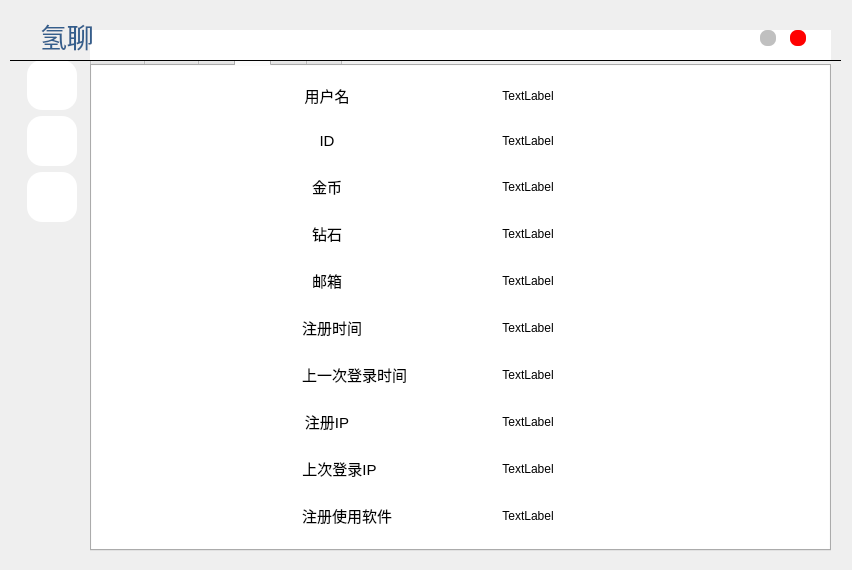
<?xml version="1.0" encoding="UTF-8"?>
<ui version="4.0">
 <class>tellroom_2</class>
 <widget class="QMainWindow" name="tellroom_2">
  <property name="geometry">
   <rect>
    <x>0</x>
    <y>0</y>
    <width>852</width>
    <height>570</height>
   </rect>
  </property>
  <property name="sizePolicy">
   <sizepolicy hsizetype="Fixed" vsizetype="Fixed">
    <horstretch>0</horstretch>
    <verstretch>0</verstretch>
   </sizepolicy>
  </property>
  <property name="windowTitle">
   <string>MainWindow</string>
  </property>
  <widget class="QWidget" name="centralwidget">
   <widget class="QLabel" name="label_2">
    <property name="geometry">
     <rect>
      <x>9</x>
      <y>9</y>
      <width>831</width>
      <height>551</height>
     </rect>
    </property>
    <property name="text">
     <string/>
    </property>
    <property name="pixmap">
     <pixmap>../library/imgs/main/bg.png</pixmap>
    </property>
    <property name="scaledContents">
     <bool>true</bool>
    </property>
   </widget>
   <widget class="QPushButton" name="pushButton_5">
    <property name="geometry">
     <rect>
      <x>760</x>
      <y>30</y>
      <width>16</width>
      <height>16</height>
     </rect>
    </property>
    <property name="font">
     <font>
      <family>微软雅黑</family>
      <pointsize>10</pointsize>
     </font>
    </property>
    <property name="styleSheet">
     <string notr="true">QPushButton{
    color:White;
    border-radius: 7px;
    font-family:微软雅黑;
    background:#C0C0C0;
    border:7px;
}
QPushButton:hover{
    background:#A8A8A8;
}
QPushButton:pressed{
    background:#A8A8A8;
}</string>
    </property>
    <property name="text">
     <string/>
    </property>
    <property name="iconSize">
     <size>
      <width>32</width>
      <height>32</height>
     </size>
    </property>
    <property name="checkable">
     <bool>false</bool>
    </property>
    <property name="autoRepeat">
     <bool>false</bool>
    </property>
    <property name="autoExclusive">
     <bool>false</bool>
    </property>
   </widget>
   <widget class="QPushButton" name="pushButton_4">
    <property name="geometry">
     <rect>
      <x>790</x>
      <y>30</y>
      <width>16</width>
      <height>16</height>
     </rect>
    </property>
    <property name="font">
     <font>
      <family>微软雅黑</family>
      <pointsize>10</pointsize>
     </font>
    </property>
    <property name="styleSheet">
     <string notr="true">QPushButton{
    color:White;
    border-radius: 7px;
    font-family:微软雅黑;
    background:#FF0000;
    border:7px;
}
QPushButton:hover{
    background:#BC1717;
}
QPushButton:pressed{
    background:#BC1717;
}</string>
    </property>
    <property name="text">
     <string/>
    </property>
    <property name="iconSize">
     <size>
      <width>32</width>
      <height>32</height>
     </size>
    </property>
    <property name="checkable">
     <bool>false</bool>
    </property>
    <property name="autoRepeat">
     <bool>false</bool>
    </property>
    <property name="autoExclusive">
     <bool>false</bool>
    </property>
   </widget>
   <widget class="QWidget" name="gridLayoutWidget">
    <property name="geometry">
     <rect>
      <x>20</x>
      <y>60</y>
      <width>64</width>
      <height>491</height>
     </rect>
    </property>
    <layout class="QGridLayout" name="gridLayout">
     <item row="4" column="1">
      <spacer name="verticalSpacer">
       <property name="orientation">
        <enum>Qt::Vertical</enum>
       </property>
       <property name="sizeHint" stdset="0">
        <size>
         <width>20</width>
         <height>40</height>
        </size>
       </property>
      </spacer>
     </item>
     <item row="0" column="1">
      <widget class="QPushButton" name="pushButton">
       <property name="sizePolicy">
        <sizepolicy hsizetype="Fixed" vsizetype="Fixed">
         <horstretch>0</horstretch>
         <verstretch>0</verstretch>
        </sizepolicy>
       </property>
       <property name="minimumSize">
        <size>
         <width>50</width>
         <height>50</height>
        </size>
       </property>
       <property name="maximumSize">
        <size>
         <width>50</width>
         <height>50</height>
        </size>
       </property>
       <property name="styleSheet">
        <string notr="true">QPushButton{
    color:White;
    border-radius: 15px;
    font-family:微软雅黑;
    background:#FFFFFF;
    border:15px;
}
QPushButton:hover{
    background:#F0F0F0;
}
QPushButton:pressed{
    background:#F0F0F0;
}</string>
       </property>
       <property name="text">
        <string/>
       </property>
       <property name="icon">
        <iconset>
         <normaloff>../library/imgs/main/2.png</normaloff>../library/imgs/main/2.png</iconset>
       </property>
       <property name="iconSize">
        <size>
         <width>32</width>
         <height>32</height>
        </size>
       </property>
      </widget>
     </item>
     <item row="0" column="2">
      <spacer name="horizontalSpacer_2">
       <property name="orientation">
        <enum>Qt::Horizontal</enum>
       </property>
       <property name="sizeHint" stdset="0">
        <size>
         <width>40</width>
         <height>20</height>
        </size>
       </property>
      </spacer>
     </item>
     <item row="0" column="0">
      <spacer name="horizontalSpacer">
       <property name="orientation">
        <enum>Qt::Horizontal</enum>
       </property>
       <property name="sizeHint" stdset="0">
        <size>
         <width>40</width>
         <height>20</height>
        </size>
       </property>
      </spacer>
     </item>
     <item row="2" column="1">
      <widget class="QPushButton" name="pushButton_2">
       <property name="sizePolicy">
        <sizepolicy hsizetype="Fixed" vsizetype="Fixed">
         <horstretch>0</horstretch>
         <verstretch>0</verstretch>
        </sizepolicy>
       </property>
       <property name="minimumSize">
        <size>
         <width>50</width>
         <height>50</height>
        </size>
       </property>
       <property name="maximumSize">
        <size>
         <width>50</width>
         <height>50</height>
        </size>
       </property>
       <property name="styleSheet">
        <string notr="true">QPushButton{
    color:White;
    border-radius: 15px;
    font-family:微软雅黑;
    background:#FFFFFF;
    border:15px;
}
QPushButton:hover{
    background:#F0F0F0;
}
QPushButton:pressed{
    background:#F0F0F0;
}</string>
       </property>
       <property name="text">
        <string/>
       </property>
       <property name="icon">
        <iconset>
         <normaloff>../library/imgs/main/1.png</normaloff>../library/imgs/main/1.png</iconset>
       </property>
       <property name="iconSize">
        <size>
         <width>48</width>
         <height>48</height>
        </size>
       </property>
      </widget>
     </item>
     <item row="3" column="1">
      <widget class="QPushButton" name="pushButton_3">
       <property name="sizePolicy">
        <sizepolicy hsizetype="Fixed" vsizetype="Fixed">
         <horstretch>0</horstretch>
         <verstretch>0</verstretch>
        </sizepolicy>
       </property>
       <property name="minimumSize">
        <size>
         <width>50</width>
         <height>50</height>
        </size>
       </property>
       <property name="maximumSize">
        <size>
         <width>50</width>
         <height>50</height>
        </size>
       </property>
       <property name="styleSheet">
        <string notr="true">QPushButton{
    color:White;
    border-radius: 15px;
    font-family:微软雅黑;
    background:#FFFFFF;
    border:15px;
}
QPushButton:hover{
    background:#F0F0F0;
}
QPushButton:pressed{
    background:#F0F0F0;
}</string>
       </property>
       <property name="text">
        <string/>
       </property>
       <property name="icon">
        <iconset>
         <normaloff>../library/imgs/main/user.png</normaloff>../library/imgs/main/user.png</iconset>
       </property>
       <property name="iconSize">
        <size>
         <width>40</width>
         <height>40</height>
        </size>
       </property>
      </widget>
     </item>
    </layout>
   </widget>
   <widget class="QTabWidget" name="tabWidget">
    <property name="geometry">
     <rect>
      <x>90</x>
      <y>40</y>
      <width>741</width>
      <height>511</height>
     </rect>
    </property>
    <property name="styleSheet">
     <string notr="true"/>
    </property>
    <property name="tabPosition">
     <enum>QTabWidget::North</enum>
    </property>
    <property name="currentIndex">
     <number>3</number>
    </property>
    <property name="elideMode">
     <enum>Qt::ElideNone</enum>
    </property>
    <property name="usesScrollButtons">
     <bool>true</bool>
    </property>
    <widget class="QWidget" name="tab">
     <property name="styleSheet">
      <string notr="true">background:#FFFFFF</string>
     </property>
     <attribute name="title">
      <string>Tab 1</string>
     </attribute>
     <widget class="QWidget" name="gridLayoutWidget_2">
      <property name="geometry">
       <rect>
        <x>-1</x>
        <y>-1</y>
        <width>741</width>
        <height>491</height>
       </rect>
      </property>
      <layout class="QGridLayout" name="gridLayout_2">
       <item row="0" column="2">
        <spacer name="verticalSpacer_11">
         <property name="orientation">
          <enum>Qt::Vertical</enum>
         </property>
         <property name="sizeHint" stdset="0">
          <size>
           <width>20</width>
           <height>40</height>
          </size>
         </property>
        </spacer>
       </item>
       <item row="1" column="0">
        <spacer name="horizontalSpacer_4">
         <property name="orientation">
          <enum>Qt::Horizontal</enum>
         </property>
         <property name="sizeHint" stdset="0">
          <size>
           <width>40</width>
           <height>20</height>
          </size>
         </property>
        </spacer>
       </item>
       <item row="1" column="2">
        <spacer name="horizontalSpacer_3">
         <property name="orientation">
          <enum>Qt::Horizontal</enum>
         </property>
         <property name="sizeHint" stdset="0">
          <size>
           <width>40</width>
           <height>20</height>
          </size>
         </property>
        </spacer>
       </item>
       <item row="2" column="2">
        <spacer name="verticalSpacer_10">
         <property name="orientation">
          <enum>Qt::Vertical</enum>
         </property>
         <property name="sizeHint" stdset="0">
          <size>
           <width>20</width>
           <height>40</height>
          </size>
         </property>
        </spacer>
       </item>
       <item row="1" column="1">
        <widget class="QGroupBox" name="groupBox">
         <property name="sizePolicy">
          <sizepolicy hsizetype="Fixed" vsizetype="Fixed">
           <horstretch>0</horstretch>
           <verstretch>0</verstretch>
          </sizepolicy>
         </property>
         <property name="minimumSize">
          <size>
           <width>190</width>
           <height>200</height>
          </size>
         </property>
         <property name="maximumSize">
          <size>
           <width>190</width>
           <height>200</height>
          </size>
         </property>
         <property name="title">
          <string/>
         </property>
         <property name="alignment">
          <set>Qt::AlignCenter</set>
         </property>
         <widget class="QLabel" name="label_6">
          <property name="geometry">
           <rect>
            <x>60</x>
            <y>20</y>
            <width>70</width>
            <height>70</height>
           </rect>
          </property>
          <property name="sizePolicy">
           <sizepolicy hsizetype="Fixed" vsizetype="Fixed">
            <horstretch>0</horstretch>
            <verstretch>0</verstretch>
           </sizepolicy>
          </property>
          <property name="minimumSize">
           <size>
            <width>70</width>
            <height>70</height>
           </size>
          </property>
          <property name="maximumSize">
           <size>
            <width>70</width>
            <height>70</height>
           </size>
          </property>
          <property name="text">
           <string/>
          </property>
          <property name="pixmap">
           <pixmap>../library/imgs/image.png</pixmap>
          </property>
          <property name="scaledContents">
           <bool>true</bool>
          </property>
         </widget>
         <widget class="QLabel" name="label_5">
          <property name="geometry">
           <rect>
            <x>10</x>
            <y>90</y>
            <width>171</width>
            <height>101</height>
           </rect>
          </property>
          <property name="text">
           <string>@氢冷团队2021

曲奇Onfree
皓
ad973
Lovely简世</string>
          </property>
          <property name="alignment">
           <set>Qt::AlignCenter</set>
          </property>
         </widget>
        </widget>
       </item>
      </layout>
     </widget>
    </widget>
    <widget class="QWidget" name="tab_2">
     <attribute name="title">
      <string>Tab 2</string>
     </attribute>
     <widget class="QTextEdit" name="textEdit">
      <property name="geometry">
       <rect>
        <x>0</x>
        <y>290</y>
        <width>731</width>
        <height>151</height>
       </rect>
      </property>
     </widget>
     <widget class="QLabel" name="label_4">
      <property name="geometry">
       <rect>
        <x>-10</x>
        <y>270</y>
        <width>741</width>
        <height>20</height>
       </rect>
      </property>
      <property name="frameShape">
       <enum>QFrame::HLine</enum>
      </property>
      <property name="text">
       <string/>
      </property>
     </widget>
     <widget class="QPushButton" name="pushButton_7">
      <property name="geometry">
       <rect>
        <x>620</x>
        <y>450</y>
        <width>111</width>
        <height>31</height>
       </rect>
      </property>
      <property name="font">
       <font>
        <family>微软雅黑</family>
        <pointsize>11</pointsize>
       </font>
      </property>
      <property name="styleSheet">
       <string notr="true">QPushButton{
    color:White;
    border-radius: 10px;
    font-family:微软雅黑;
    background:#008B8B;
    border:15px;
}
QPushButton:hover{
    background:#00CED1;
}
QPushButton:pressed{
    background:#00CED1;
}</string>
      </property>
      <property name="text">
       <string>发送</string>
      </property>
     </widget>
     <widget class="QTextBrowser" name="textBrowser">
      <property name="geometry">
       <rect>
        <x>0</x>
        <y>0</y>
        <width>731</width>
        <height>271</height>
       </rect>
      </property>
     </widget>
     <widget class="QLabel" name="label_12">
      <property name="geometry">
       <rect>
        <x>-10</x>
        <y>-10</y>
        <width>751</width>
        <height>501</height>
       </rect>
      </property>
      <property name="styleSheet">
       <string notr="true">background:#FFFFFF</string>
      </property>
      <property name="text">
       <string/>
      </property>
     </widget>
     <widget class="QLabel" name="label_13">
      <property name="geometry">
       <rect>
        <x>500</x>
        <y>450</y>
        <width>111</width>
        <height>31</height>
       </rect>
      </property>
      <property name="text">
       <string>(ctrl+enter 发送)</string>
      </property>
     </widget>
     <zorder>label_12</zorder>
     <zorder>textEdit</zorder>
     <zorder>label_4</zorder>
     <zorder>pushButton_7</zorder>
     <zorder>textBrowser</zorder>
     <zorder>label_13</zorder>
    </widget>
    <widget class="QWidget" name="tab_3">
     <attribute name="title">
      <string>页</string>
     </attribute>
     <widget class="QPushButton" name="pushButton_9">
      <property name="geometry">
       <rect>
        <x>300</x>
        <y>280</y>
        <width>111</width>
        <height>31</height>
       </rect>
      </property>
      <property name="font">
       <font>
        <family>宋体</family>
        <pointsize>10</pointsize>
       </font>
      </property>
      <property name="styleSheet">
       <string notr="true">QPushButton{
    color:White;
    border-radius: 15px;
    font-family:宋体;
    background:#008B8B;
    border:15px;
}
QPushButton:hover{
    background:#00CED1;
}
QPushButton:pressed{
    background:#00CED1;
}</string>
      </property>
      <property name="text">
       <string>兑换</string>
      </property>
     </widget>
     <widget class="QLabel" name="label_8">
      <property name="geometry">
       <rect>
        <x>160</x>
        <y>200</y>
        <width>111</width>
        <height>31</height>
       </rect>
      </property>
      <property name="text">
       <string>密码（没有不用填）</string>
      </property>
     </widget>
     <widget class="QLineEdit" name="lineEdit_2">
      <property name="geometry">
       <rect>
        <x>327</x>
        <y>200</y>
        <width>171</width>
        <height>31</height>
       </rect>
      </property>
      <property name="frame">
       <bool>false</bool>
      </property>
      <property name="alignment">
       <set>Qt::AlignCenter</set>
      </property>
      <property name="placeholderText">
       <string>密码</string>
      </property>
     </widget>
     <widget class="QLabel" name="label_9">
      <property name="geometry">
       <rect>
        <x>160</x>
        <y>120</y>
        <width>71</width>
        <height>31</height>
       </rect>
      </property>
      <property name="text">
       <string>兑换码</string>
      </property>
     </widget>
     <widget class="QLineEdit" name="lineEdit_3">
      <property name="geometry">
       <rect>
        <x>327</x>
        <y>120</y>
        <width>171</width>
        <height>31</height>
       </rect>
      </property>
      <property name="frame">
       <bool>false</bool>
      </property>
      <property name="alignment">
       <set>Qt::AlignCenter</set>
      </property>
      <property name="placeholderText">
       <string>兑换码</string>
      </property>
     </widget>
     <widget class="QLabel" name="label_7">
      <property name="geometry">
       <rect>
        <x>320</x>
        <y>220</y>
        <width>181</width>
        <height>20</height>
       </rect>
      </property>
      <property name="frameShape">
       <enum>QFrame::HLine</enum>
      </property>
      <property name="text">
       <string/>
      </property>
     </widget>
     <widget class="QLabel" name="label_10">
      <property name="geometry">
       <rect>
        <x>320</x>
        <y>140</y>
        <width>181</width>
        <height>16</height>
       </rect>
      </property>
      <property name="frameShape">
       <enum>QFrame::HLine</enum>
      </property>
      <property name="text">
       <string/>
      </property>
     </widget>
     <widget class="QLabel" name="label_11">
      <property name="geometry">
       <rect>
        <x>-7</x>
        <y>-9</y>
        <width>751</width>
        <height>501</height>
       </rect>
      </property>
      <property name="styleSheet">
       <string notr="true">background:#FFFFFF</string>
      </property>
      <property name="text">
       <string/>
      </property>
     </widget>
     <zorder>label_11</zorder>
     <zorder>pushButton_9</zorder>
     <zorder>label_8</zorder>
     <zorder>lineEdit_2</zorder>
     <zorder>label_9</zorder>
     <zorder>lineEdit_3</zorder>
     <zorder>label_7</zorder>
     <zorder>label_10</zorder>
    </widget>
    <widget class="QWidget" name="tab_4">
     <property name="styleSheet">
      <string notr="true">background:#FFFFFF</string>
     </property>
     <attribute name="title">
      <string>页</string>
     </attribute>
     <widget class="QWidget" name="formLayoutWidget">
      <property name="geometry">
       <rect>
        <x>210</x>
        <y>0</y>
        <width>341</width>
        <height>481</height>
       </rect>
      </property>
      <layout class="QFormLayout" name="formLayout">
       <item row="0" column="0">
        <widget class="QLabel" name="label_15">
         <property name="sizePolicy">
          <sizepolicy hsizetype="Fixed" vsizetype="Fixed">
           <horstretch>1</horstretch>
           <verstretch>1</verstretch>
          </sizepolicy>
         </property>
         <property name="minimumSize">
          <size>
           <width>50</width>
           <height>20</height>
          </size>
         </property>
         <property name="font">
          <font>
           <pointsize>11</pointsize>
          </font>
         </property>
         <property name="text">
          <string>用户名</string>
         </property>
         <property name="alignment">
          <set>Qt::AlignCenter</set>
         </property>
        </widget>
       </item>
       <item row="1" column="0">
        <widget class="QLabel" name="label_16">
         <property name="sizePolicy">
          <sizepolicy hsizetype="Fixed" vsizetype="Fixed">
           <horstretch>1</horstretch>
           <verstretch>1</verstretch>
          </sizepolicy>
         </property>
         <property name="minimumSize">
          <size>
           <width>50</width>
           <height>20</height>
          </size>
         </property>
         <property name="font">
          <font>
           <pointsize>11</pointsize>
          </font>
         </property>
         <property name="text">
          <string>ID</string>
         </property>
         <property name="alignment">
          <set>Qt::AlignCenter</set>
         </property>
        </widget>
       </item>
       <item row="2" column="0">
        <widget class="QLabel" name="label_17">
         <property name="sizePolicy">
          <sizepolicy hsizetype="Fixed" vsizetype="Fixed">
           <horstretch>1</horstretch>
           <verstretch>1</verstretch>
          </sizepolicy>
         </property>
         <property name="minimumSize">
          <size>
           <width>50</width>
           <height>20</height>
          </size>
         </property>
         <property name="font">
          <font>
           <pointsize>11</pointsize>
          </font>
         </property>
         <property name="text">
          <string>金币</string>
         </property>
         <property name="alignment">
          <set>Qt::AlignCenter</set>
         </property>
        </widget>
       </item>
       <item row="3" column="0">
        <widget class="QLabel" name="label_18">
         <property name="sizePolicy">
          <sizepolicy hsizetype="Fixed" vsizetype="Fixed">
           <horstretch>1</horstretch>
           <verstretch>1</verstretch>
          </sizepolicy>
         </property>
         <property name="minimumSize">
          <size>
           <width>50</width>
           <height>20</height>
          </size>
         </property>
         <property name="font">
          <font>
           <pointsize>11</pointsize>
          </font>
         </property>
         <property name="text">
          <string>钻石</string>
         </property>
         <property name="alignment">
          <set>Qt::AlignCenter</set>
         </property>
        </widget>
       </item>
       <item row="4" column="0">
        <widget class="QLabel" name="label_19">
         <property name="sizePolicy">
          <sizepolicy hsizetype="Fixed" vsizetype="Fixed">
           <horstretch>1</horstretch>
           <verstretch>1</verstretch>
          </sizepolicy>
         </property>
         <property name="minimumSize">
          <size>
           <width>50</width>
           <height>20</height>
          </size>
         </property>
         <property name="font">
          <font>
           <pointsize>11</pointsize>
          </font>
         </property>
         <property name="text">
          <string>邮箱</string>
         </property>
         <property name="alignment">
          <set>Qt::AlignCenter</set>
         </property>
        </widget>
       </item>
       <item row="5" column="0">
        <widget class="QLabel" name="label_20">
         <property name="sizePolicy">
          <sizepolicy hsizetype="Fixed" vsizetype="Fixed">
           <horstretch>1</horstretch>
           <verstretch>1</verstretch>
          </sizepolicy>
         </property>
         <property name="minimumSize">
          <size>
           <width>50</width>
           <height>20</height>
          </size>
         </property>
         <property name="font">
          <font>
           <pointsize>11</pointsize>
          </font>
         </property>
         <property name="text">
          <string>注册时间</string>
         </property>
         <property name="alignment">
          <set>Qt::AlignCenter</set>
         </property>
        </widget>
       </item>
       <item row="6" column="0">
        <widget class="QLabel" name="label_21">
         <property name="sizePolicy">
          <sizepolicy hsizetype="Fixed" vsizetype="Fixed">
           <horstretch>1</horstretch>
           <verstretch>1</verstretch>
          </sizepolicy>
         </property>
         <property name="minimumSize">
          <size>
           <width>50</width>
           <height>20</height>
          </size>
         </property>
         <property name="font">
          <font>
           <pointsize>11</pointsize>
          </font>
         </property>
         <property name="text">
          <string>上一次登录时间</string>
         </property>
         <property name="alignment">
          <set>Qt::AlignCenter</set>
         </property>
        </widget>
       </item>
       <item row="7" column="0">
        <widget class="QLabel" name="label_22">
         <property name="sizePolicy">
          <sizepolicy hsizetype="Fixed" vsizetype="Fixed">
           <horstretch>1</horstretch>
           <verstretch>1</verstretch>
          </sizepolicy>
         </property>
         <property name="minimumSize">
          <size>
           <width>50</width>
           <height>20</height>
          </size>
         </property>
         <property name="font">
          <font>
           <pointsize>11</pointsize>
          </font>
         </property>
         <property name="text">
          <string>注册IP</string>
         </property>
         <property name="alignment">
          <set>Qt::AlignCenter</set>
         </property>
        </widget>
       </item>
       <item row="8" column="0">
        <widget class="QLabel" name="label_23">
         <property name="sizePolicy">
          <sizepolicy hsizetype="Fixed" vsizetype="Fixed">
           <horstretch>1</horstretch>
           <verstretch>1</verstretch>
          </sizepolicy>
         </property>
         <property name="minimumSize">
          <size>
           <width>50</width>
           <height>20</height>
          </size>
         </property>
         <property name="font">
          <font>
           <pointsize>11</pointsize>
          </font>
         </property>
         <property name="text">
          <string>上次登录IP</string>
         </property>
         <property name="alignment">
          <set>Qt::AlignCenter</set>
         </property>
        </widget>
       </item>
       <item row="9" column="0">
        <widget class="QLabel" name="label_24">
         <property name="sizePolicy">
          <sizepolicy hsizetype="Fixed" vsizetype="Fixed">
           <horstretch>1</horstretch>
           <verstretch>1</verstretch>
          </sizepolicy>
         </property>
         <property name="minimumSize">
          <size>
           <width>50</width>
           <height>20</height>
          </size>
         </property>
         <property name="font">
          <font>
           <pointsize>11</pointsize>
          </font>
         </property>
         <property name="text">
          <string>注册使用软件</string>
         </property>
         <property name="alignment">
          <set>Qt::AlignCenter</set>
         </property>
        </widget>
       </item>
       <item row="0" column="1">
        <widget class="QLabel" name="label_25">
         <property name="text">
          <string>TextLabel</string>
         </property>
         <property name="alignment">
          <set>Qt::AlignCenter</set>
         </property>
        </widget>
       </item>
       <item row="1" column="1">
        <widget class="QLabel" name="label_26">
         <property name="text">
          <string>TextLabel</string>
         </property>
         <property name="alignment">
          <set>Qt::AlignCenter</set>
         </property>
        </widget>
       </item>
       <item row="2" column="1">
        <widget class="QLabel" name="label_27">
         <property name="text">
          <string>TextLabel</string>
         </property>
         <property name="alignment">
          <set>Qt::AlignCenter</set>
         </property>
        </widget>
       </item>
       <item row="3" column="1">
        <widget class="QLabel" name="label_28">
         <property name="text">
          <string>TextLabel</string>
         </property>
         <property name="alignment">
          <set>Qt::AlignCenter</set>
         </property>
        </widget>
       </item>
       <item row="4" column="1">
        <widget class="QLabel" name="label_29">
         <property name="text">
          <string>TextLabel</string>
         </property>
         <property name="alignment">
          <set>Qt::AlignCenter</set>
         </property>
        </widget>
       </item>
       <item row="5" column="1">
        <widget class="QLabel" name="label_30">
         <property name="text">
          <string>TextLabel</string>
         </property>
         <property name="alignment">
          <set>Qt::AlignCenter</set>
         </property>
        </widget>
       </item>
       <item row="6" column="1">
        <widget class="QLabel" name="label_31">
         <property name="text">
          <string>TextLabel</string>
         </property>
         <property name="alignment">
          <set>Qt::AlignCenter</set>
         </property>
        </widget>
       </item>
       <item row="7" column="1">
        <widget class="QLabel" name="label_32">
         <property name="text">
          <string>TextLabel</string>
         </property>
         <property name="alignment">
          <set>Qt::AlignCenter</set>
         </property>
        </widget>
       </item>
       <item row="8" column="1">
        <widget class="QLabel" name="label_33">
         <property name="text">
          <string>TextLabel</string>
         </property>
         <property name="alignment">
          <set>Qt::AlignCenter</set>
         </property>
        </widget>
       </item>
       <item row="9" column="1">
        <widget class="QLabel" name="label_34">
         <property name="text">
          <string>TextLabel</string>
         </property>
         <property name="alignment">
          <set>Qt::AlignCenter</set>
         </property>
        </widget>
       </item>
      </layout>
     </widget>
    </widget>
    <widget class="QWidget" name="tab_5">
     <attribute name="title">
      <string>页</string>
     </attribute>
    </widget>
    <widget class="QWidget" name="tab_6">
     <attribute name="title">
      <string>页</string>
     </attribute>
    </widget>
   </widget>
   <widget class="QLabel" name="label_3">
    <property name="geometry">
     <rect>
      <x>90</x>
      <y>30</y>
      <width>741</width>
      <height>31</height>
     </rect>
    </property>
    <property name="styleSheet">
     <string notr="true">background:#FFFFFF</string>
    </property>
    <property name="text">
     <string/>
    </property>
   </widget>
   <widget class="QLabel" name="label_14">
    <property name="geometry">
     <rect>
      <x>10</x>
      <y>50</y>
      <width>831</width>
      <height>20</height>
     </rect>
    </property>
    <property name="frameShape">
     <enum>QFrame::HLine</enum>
    </property>
    <property name="text">
     <string/>
    </property>
   </widget>
   <widget class="QLabel" name="label">
    <property name="geometry">
     <rect>
      <x>40</x>
      <y>20</y>
      <width>61</width>
      <height>31</height>
     </rect>
    </property>
    <property name="font">
     <font>
      <family>等线</family>
      <pointsize>20</pointsize>
     </font>
    </property>
    <property name="styleSheet">
     <string notr="true">Color:#345E8C</string>
    </property>
    <property name="text">
     <string>氢聊</string>
    </property>
   </widget>
   <zorder>label_2</zorder>
   <zorder>gridLayoutWidget</zorder>
   <zorder>tabWidget</zorder>
   <zorder>label_3</zorder>
   <zorder>pushButton_4</zorder>
   <zorder>pushButton_5</zorder>
   <zorder>label</zorder>
   <zorder>label_14</zorder>
  </widget>
 </widget>
 <resources/>
 <connections/>
</ui>
